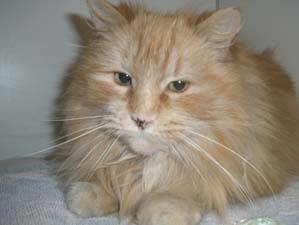
#> input picture opencv-masking/cat.jpg, 299 x 225 px
$ python opencv_masking.py --image cat.jpg
#> lines starting #> are read from the running program, lines starting #| are printed output that depends on the picture; after the words box and inside, x2 and y2 are one past the last pixel; in counts of white or black regions, pixels touching at a corner belong together
# USAGE
# python opencv_masking.py --image cat.jpg

# import the necessary packages
import numpy as np
import argparse
import cv2

# construct the argument parser and parse the arguments
ap = argparse.ArgumentParser()
ap.add_argument("-i", "--image", type=str, default="cat.jpg",
	help="path to the input image")
args = vars(ap.parse_args())

# load the original input image and display it to our screen
image = cv2.imread(args["image"])
#> image is the input picture: shape (225, 299, 3); mean B, G, R 120.5, 134.3, 143.3
cv2.imshow("Original", image)

# a mask is the same size as our image, but has only two pixel
# values, 0 and 255 -- pixels with a value of 0 (background) are
# ignored in the original image while mask pixels with a value of
# 255 (foreground) are allowed to be kept
mask = np.zeros(image.shape[:2], dtype="uint8")
cv2.rectangle(mask, (0, 90), (290, 450), 255, -1)
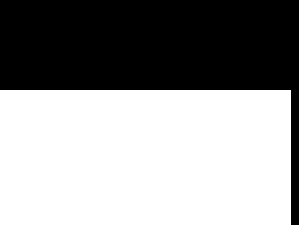
#> mask: shape (225, 299); 58.4% white; 1 black region, box (x1, y1, x2, y2) and area: (0, 0, 299, 225) 27990
cv2.imshow("Rectangular Mask", mask)

# apply our mask -- notice how only the person in the image is
# cropped out
masked = cv2.bitwise_and(image, image, mask=mask)
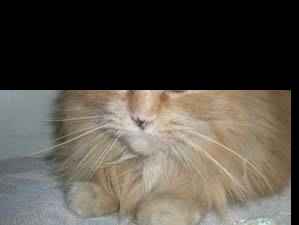
#> masked: shape (225, 299, 3); mean B, G, R 72.6, 80.9, 86.3
cv2.imshow("Mask Applied to Image", masked)
cv2.waitKey(0)

# now, let's make a circular mask with a radius of 100 pixels and
# apply the mask again
mask = np.zeros(image.shape[:2], dtype="uint8")
cv2.circle(mask, (145, 200), 100, 255, -1)
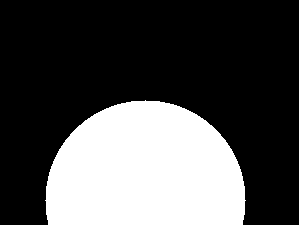
#> mask: shape (225, 299); 30.6% white; 1 white region, box (x1, y1, x2, y2) and area: (45, 100, 246, 225) 20555
masked = cv2.bitwise_and(image, image, mask=mask)
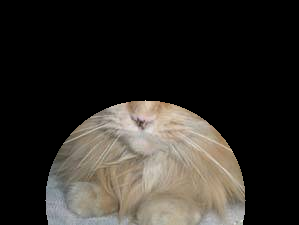
#> masked: shape (225, 299, 3); mean B, G, R 40.3, 45.3, 48.8

# show the output images
cv2.imshow("Circular Mask", mask)
cv2.imshow("Mask Applied to Image", masked)
cv2.waitKey(0)
